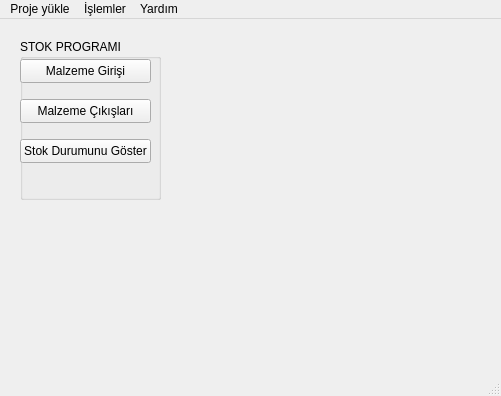
<?xml version="1.0" encoding="UTF-8"?>
<ui version="4.0">
 <class>MainWindow</class>
 <widget class="QMainWindow" name="MainWindow">
  <property name="geometry">
   <rect>
    <x>0</x>
    <y>0</y>
    <width>501</width>
    <height>396</height>
   </rect>
  </property>
  <property name="windowTitle">
   <string>MainWindow</string>
  </property>
  <widget class="QWidget" name="centralwidget">
   <widget class="QGroupBox" name="groupBox">
    <property name="geometry">
     <rect>
      <x>20</x>
      <y>20</y>
      <width>141</width>
      <height>161</height>
     </rect>
    </property>
    <property name="title">
     <string>STOK PROGRAMI</string>
    </property>
    <widget class="QPushButton" name="pushButton_giris">
     <property name="geometry">
      <rect>
       <x>0</x>
       <y>20</y>
       <width>131</width>
       <height>24</height>
      </rect>
     </property>
     <property name="text">
      <string>Malzeme Girişi</string>
     </property>
    </widget>
    <widget class="QPushButton" name="pushButton_cikis">
     <property name="geometry">
      <rect>
       <x>0</x>
       <y>60</y>
       <width>131</width>
       <height>24</height>
      </rect>
     </property>
     <property name="text">
      <string>Malzeme Çıkışları</string>
     </property>
    </widget>
    <widget class="QPushButton" name="pushButton_stok">
     <property name="geometry">
      <rect>
       <x>0</x>
       <y>100</y>
       <width>131</width>
       <height>24</height>
      </rect>
     </property>
     <property name="text">
      <string>Stok Durumunu Göster</string>
     </property>
    </widget>
   </widget>
  </widget>
  <widget class="QMenuBar" name="menubar">
   <property name="geometry">
    <rect>
     <x>0</x>
     <y>0</y>
     <width>501</width>
     <height>22</height>
    </rect>
   </property>
   <widget class="QMenu" name="menuproje_y_kle">
    <property name="title">
     <string>Proje yükle</string>
    </property>
    <addaction name="actionYeni_proje"/>
    <addaction name="actionProje_yukle"/>
    <addaction name="actionSon_pencere"/>
    <addaction name="separator"/>
    <addaction name="actionProjeyi_kaydet"/>
    <addaction name="action_cik"/>
   </widget>
   <widget class="QMenu" name="menu_lemler">
    <property name="title">
     <string>İşlemler</string>
    </property>
    <addaction name="actionMalzeme_giris"/>
    <addaction name="actionMalzeme_cikis"/>
    <addaction name="actionStok_durumu"/>
    <addaction name="actionTutanak_olustur"/>
   </widget>
   <widget class="QMenu" name="menuYard_m">
    <property name="title">
     <string>Yardım</string>
    </property>
    <addaction name="actionHakk_nda"/>
    <addaction name="actionG_ncelleme"/>
    <addaction name="actionDestek_Al"/>
   </widget>
   <addaction name="menuproje_y_kle"/>
   <addaction name="menu_lemler"/>
   <addaction name="menuYard_m"/>
  </widget>
  <widget class="QStatusBar" name="statusbar"/>
  <action name="actionYeni_proje">
   <property name="text">
    <string>Yeni proje oluştur</string>
   </property>
  </action>
  <action name="actionProje_yukle">
   <property name="text">
    <string>Proje yükle</string>
   </property>
  </action>
  <action name="actionSon_pencere">
   <property name="text">
    <string>Son pencereyi Aç</string>
   </property>
  </action>
  <action name="actionProjeyi_kaydet">
   <property name="text">
    <string>Projeyi Kaydet</string>
   </property>
  </action>
  <action name="action_cik">
   <property name="text">
    <string>Çıkış</string>
   </property>
  </action>
  <action name="actionMalzeme_giris">
   <property name="text">
    <string>Malzeme Girişi</string>
   </property>
  </action>
  <action name="actionMalzeme_cikis">
   <property name="text">
    <string>Malzeme Çıkışı</string>
   </property>
  </action>
  <action name="actionStok_durumu">
   <property name="text">
    <string>Stok Durumu</string>
   </property>
  </action>
  <action name="actionTutanak_olustur">
   <property name="text">
    <string>Tutanak Oluştur</string>
   </property>
  </action>
  <action name="actionHakk_nda">
   <property name="text">
    <string>Hakkında</string>
   </property>
  </action>
  <action name="actionG_ncelleme">
   <property name="text">
    <string>Güncelleme</string>
   </property>
  </action>
  <action name="actionDestek_Al">
   <property name="text">
    <string>Destek Al</string>
   </property>
  </action>
 </widget>
 <resources/>
 <connections/>
</ui>
